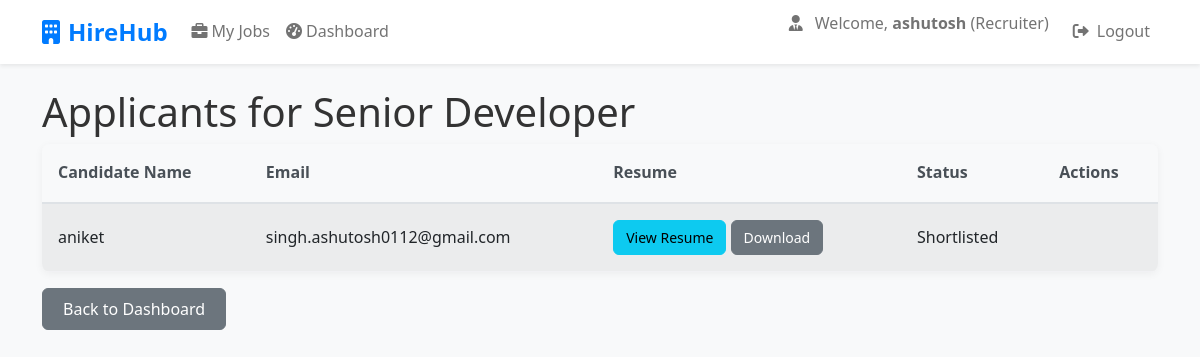
/recruiter/job/1/applicants/ (signed in), run on an earlier commit of the app's database.
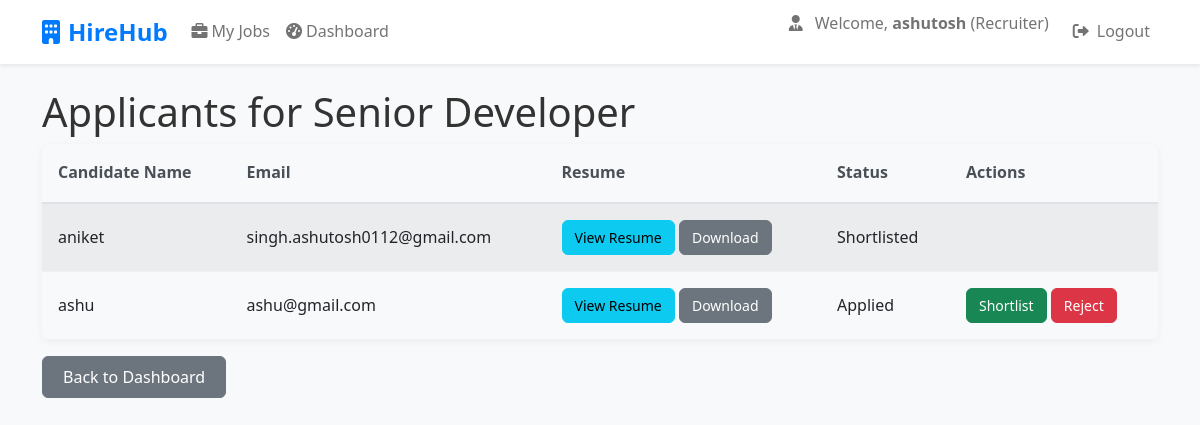
And on a later commit of the database.
### apps/applications/models.py (models this page shows, shortened)
class Application(models.Model):
    STATUS_CHOICES = (
        ("APPLIED", "Applied"),
        ("SHORTLISTED", "Shortlisted"),
        ("REJECTED", "Rejected"),
    )
    candidate = models.ForeignKey(
        settings.AUTH_USER_MODEL,
        on_delete=models.CASCADE
    )
    job = models.ForeignKey(Job, on_delete=models.CASCADE, related_name='applications' )
    status = models.CharField(
        max_length=20,
        choices=STATUS_CHOICES,
        default='APPLIED'
    )
    applied_at = models.DateTimeField(auto_now_add=True)
    resume = models.FileField(upload_to='resumes/', blank=True, null=True)

### apps/accounts/models.py (models this page shows, shortened)
class User(AbstractUser):
    ROLE_CHOICES = [
        ('CANDIDATE', 'Candidate'),
        ('RECRUITER', 'Recruiter'),
    ]
    role = models.CharField(max_length=20, choices=ROLE_CHOICES, default='CANDIDATE')

### apps/recruiter/views.py (the view)
    def wrapper(request, *args, **kwargs):
        if not request.user.is_authenticated:
            messages.info(request, "Please log in to access the recruiter dashboard.")
            return redirect('accounts:login')
        if request.user.role != 'RECRUITER':
            messages.error(request, "You are not authorized to access this page.")
            return redirect('/')
        return view_func(request, *args, **kwargs)

### apps/recruiter/views.py (called while the page is built)
def recruiter_required(view_func):
    def wrapper(request, *args, **kwargs):
        if not request.user.is_authenticated:
            messages.info(request, "Please log in to access the recruiter dashboard.")
            return redirect('accounts:login')
        if request.user.role != 'RECRUITER':
            messages.error(request, "You are not authorized to access this page.")
            return redirect('/')
        return view_func(request, *args, **kwargs)
    return wrapper

@recruiter_required
def job_applicants(request, job_id):
    job = get_object_or_404(Job, id=job_id, created_by=request.user)
    applications = Application.objects.filter(job=job)
    context = {
        'job': job,
        'applications': applications,
    }
    return render(request, 'recruiter/applicants.html', context)

### templates/recruiter/applicants.html
{% extends 'base.html' %}
{% block content %}
<div class="container mt-4">
    <h1>Applicants for {{ job.title }}</h1>
    <table class="table table-striped">
        <thead>
            <tr>
                <th>Candidate Name</th>
                <th>Email</th>
                <th>Resume</th>
                <th>Status</th>
                <th>Actions</th>
            </tr>
        </thead>
        <tbody>
            {% for application in applications %}
            <tr>
                <td>{{ application.candidate.get_full_name|default:application.candidate.username }}</td>
                <td>{{ application.candidate.email }}</td>
                <td>
                    {% if application.resume %}
                        <a href="{{ application.resume.url }}" target="_blank" class="btn btn-sm btn-info">View Resume</a>
                        <a href="{{ application.resume.url }}" download class="btn btn-sm btn-secondary">Download</a>
                    {% else %}
                        No resume uploaded
                    {% endif %}
                </td>
                <td>{{ application.get_status_display }}</td>
                <td>
                    {% if application.status == 'APPLIED' %}
                        <a href="{% url 'recruiter:update_application_status' application.id 'SHORTLISTED' %}" class="btn btn-sm btn-success">Shortlist</a>
                        <a href="{% url 'recruiter:update_application_status' application.id 'REJECTED' %}" class="btn btn-sm btn-danger">Reject</a>
                    {% endif %}
                </td>
            </tr>
            {% endfor %}
        </tbody>
    </table>
    <a href="{% url 'recruiter:dashboard' %}" class="btn btn-secondary">Back to Dashboard</a>
</div>
{% endblock %}

What changed in the data, as far as the page shows it:
added Application: candidate.get_full_name "ashu", candidate.email "ashu@gmail.com", status "Applied", shows "Shortlist"
